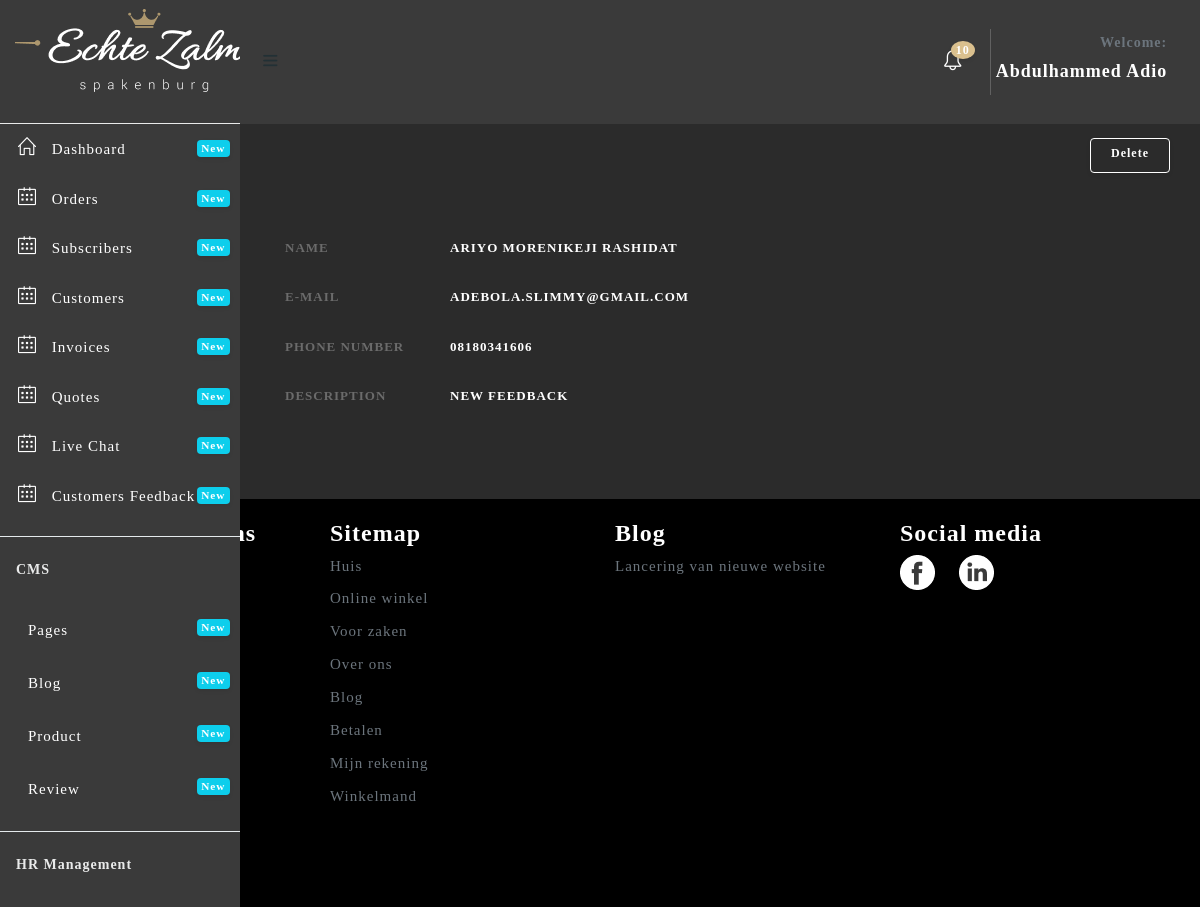
Screenshot of /admin/single-feedback.php?sid=1 (signed in) with the database file from the repository.
### tables this page shows
CREATE TABLE `user_role_management` (
  `id` int(11) NOT NULL,
  `user_id` int(11) DEFAULT NULL,
  `menu_id` int(11) DEFAULT NULL,
  `status` tinyint(1) DEFAULT NULL
);

CREATE TABLE `menu` (
  `id` int(11) NOT NULL,
  `menu_name` varchar(255) DEFAULT NULL,
  `link` varchar(255) DEFAULT NULL,
  `icon_name` varchar(255) DEFAULT NULL,
  `level` int(2) NOT NULL
);

CREATE TABLE `feedback` (
  `id` int(11) NOT NULL,
  `name` varchar(255) DEFAULT NULL,
  `email` varchar(255) DEFAULT NULL,
  `message` text,
  `pnum` varchar(50) DEFAULT NULL,
  `image` varchar(50) DEFAULT NULL,
  `datetime` timestamp NULL DEFAULT NULL
);

### admin/single-feedback.php (the view, shortened to what this page needs)
<?php include 'header.php';?>
<?php
if(isset($_GET['sid']) && $_GET['sid'] != ''){
  $id = $_GET['sid'];
  $getDatas = $connect2db->prepare("SELECT * FROM feedback WHERE id = ?");
  $getDatas->execute([$id]);
  if ($getDatas->rowcount() > 0) {
    $data = $getDatas->fetch();
    $name = $data->name;
    $email = $data->email;
    $pnum = $data->pnum;
    $desc= $data->message;
  }else{
    $name = '---------';
    $email = '---------';
    $pnum = '---------';
    $desc= '---------';
  }
}
?>
  <div class="content-wrapper" style="background: #2B2B2B;">
    <div class="container-fluid">
    	<br><br><br>
    	<div class="text-right row" style="padding-bottom:58px;">
        <div class="col-sm-12 ">
          <form method="POST" action="">
            <button class="btn btn-primary" name="delete" type="submit">Delete</button>
          </form>
        </div>
      </div>
<div class="container">
              <div class="form-group row">
                <label for="username" class="col-sm-2 col-form-label">Name</label>
                <div class="col-sm-10">
                  <label class="col-sm-10 text-white col-form-label"> <?php if(empty($name)){echo ' -- --';}else{echo $name; }?> </label>
                </div>
              </div>
              <div class="form-group row">
                <label for="firstName" class="col-sm-2 col-form-label">E-mail</label>
                <div class="col-sm-10">
                  <label class="col-sm-10 text-white col-form-label"> <?php echo $email; ?> </label>
                </div>
              </div>
              <div class="form-group row">
                <label for="lastName" class="col-sm-2 col-form-label">Phone Number</label>
                <div class="col-sm-10">
                  <label class="col-sm-10 text-white col-form-label"> <?php echo $pnum; ?> </label>
                </div>
              </div>
              <div class="form-group row">
                <label for="firstName" class="col-sm-2 col-form-label">Description</label>
                <div class="col-sm-10">
                  <label class="col-sm-10 text-white col-form-label"> <?php echo $desc;?></label>
                </div>
              </div>
</div>
      	</div>
    </div>
   </div>
<?php include 'footer.php';?>

### admin/header.php (shortened to what this page needs)
<!DOCTYPE html>
<html lang="en">
<head>
  <link href="assets/plugins/fullcalendar/css/fullcalendar.min.css" rel='stylesheet'/>
  <link href="assets/plugins/bootstrap-datatable/css/dataTables.bootstrap4.min.css" rel="stylesheet" type="text/css">
  <link href="assets/plugins/bootstrap-datatable/css/buttons.bootstrap4.min.css" rel="stylesheet" type="text/css">
  <link href="assets/plugins/vectormap/jquery-jvectormap-2.0.2.css" rel="stylesheet" />
  <link href="assets/plugins/simplebar/css/simplebar.css" rel="stylesheet"/>
  <link href="assets/css/bootstrap.min.css" rel="stylesheet"/>
  <link href="assets/css/animate.css" rel="stylesheet" type="text/css"/>
  <link href="assets/css/icons.css" rel="stylesheet" type="text/css"/>
  <link href="assets/css/sidebar-menu.css" rel="stylesheet"/>
  <link href="assets/css/app-style.css" rel="stylesheet"/>
  <link href="assets/css/poppins.css" rel="stylesheet"/>
   <link href="assets/plugins/select2/css/select2.min.css" rel="stylesheet" />
  <link href="assets/plugins/switchery/css/switchery.min.css" rel="stylesheet" />
  <link href="assets/plugins/bootstrap-switch/bootstrap-switch.min.css" rel="stylesheet">
  <link rel="stylesheet" href="assets/plugins/summernote/dist/summernote-bs4.css"/>
  <link href="assets/plugins/dropzone/css/dropzone.css" rel="stylesheet" type="text/css">
  <link href="assets/plugins/simplebar/css/simplebar.css" rel="stylesheet"/>
</head>
<body style="background: #2B2B2B;">
 <div id="wrapper">
   <div id="sidebar-wrapper" data-simplebar="" data-simplebar-auto-hide="true" style="background: #3A3A3A; color: white;">
     <div class="brand-logo" style="height: 124px; display: table;">
      <a href="../index.php" style="display: table-cell;vertical-align: middle;padding-left:15px;">
       <img src="images/logo-white.png"  alt="logo icon">
     </a>
   </div>
   <ul class="sidebar-menu do-nicescrol">
    <?php
      if (!is_file('no_delete.php')) {
        echo "A file is Missing";
      }else{
        include'../includes/connection.php';
        $id = $_SESSION['id'];
        $getMenu = $connect2db->prepare("SELECT menu.menu_name,menu.link,menu.icon_name,menu.id,user_role_management.menu_id,user_role_management.user_id, menu.level FROM menu JOIN user_role_management ON menu.id =user_role_management.menu_id WHERE menu.level = 1 AND user_role_management.user_id = $id ");
        $getMenu->execute();
        while ($menu = $getMenu->fetch()) {?>
          <li>
        <a href="<?php echo $menu->link?>" class="waves-effect" style="color:#fff">
          <i class="<?php echo($menu->icon_name)?>"></i> <span><?php echo $menu->menu_name?></span>
          <small class="badge float-right badge-info">New</small>
        </a>
      </li>
        <?php }
      }
    ?>
      <hr class="mt-3">
      <li><h6 class="ml-3 text-light mb-4 mt-4">CMS</h6></li>
    <?php
      if (!is_file('no_delete.php')) {
        echo "A file is Missing";
      }else{
        include'../includes/connection.php';
        $id = $_SESSION['id'];
        $getMenu = $connect2db->prepare("SELECT menu.menu_name,menu.link,menu.icon_name,menu.id,user_role_management.menu_id,user_role_management.user_id, menu.level FROM menu JOIN user_role_management ON menu.id =user_role_management.menu_id WHERE menu.level = 2 AND user_role_management.user_id = $id ");
        $getMenu->execute();
        while ($menu = $getMenu->fetch()) {?>
          <li>
        <a href="<?php echo $menu->link?>" class="waves-effect" style="color:#fff">
          <i class="<?php echo($menu->icon_name)?>"></i> <span><?php echo $menu->menu_name?></span>
          <small class="badge float-right badge-info">New</small>
        </a>
      </li>
        <?php }
      }
    ?>
      <hr class="mt-3">
      <li><h6 class="ml-3 text-light mb-4 mt-4">HR Management</h6></li>
    <?php
      if (!is_file('no_delete.php')) {
        echo "A file is Missing";
      }else{
        include'../includes/connection.php';
        $id = $_SESSION['id'];
        $getMenu = $connect2db->prepare("SELECT menu.menu_name,menu.link,menu.icon_name,menu.id,user_role_management.menu_id,user_role_management.user_id, menu.level FROM menu JOIN user_role_management ON menu.id =user_role_management.menu_id WHERE menu.level = 3 AND user_role_management.user_id = $id ");
        $getMenu->execute();
        while ($menu = $getMenu->fetch()) {?>
          <li>
        <a href="<?php echo $menu->link?>" class="waves-effect" style="color:#fff">
        </a>
      </li>
        <?php }
      }
    ?>
      <br><br>
    </ul>
   </div>
<header class="topbar-nav" >
 <nav class="navbar navbar-expand fixed-top" style="height: 124px; background: #3A3A3A;">
  <ul class="navbar-nav mr-auto align-items-center">
    <li class="nav-item">
      <a class="nav-link toggle-menu" href="javascript:void();">
       <i class="icon-menu menu-icon"></i>
     </a>
    </li>
  </ul>
  <ul class="navbar-nav align-items-center right-nav-link">
    <li class="nav-item dropdown-lg">
      <a class="nav-link dropdown-toggle dropdown-toggle-nocaret waves-effect" data-toggle="dropdown" href="javascript:void();">
    <i class="icon-bell text-white"></i><span class="badge badge-up" style="background:#DAC08E; color: #fff;">10</span></a>
    </li>
    <li class="nav-item">
      <a class="nav-link dropdown-toggle dropdown-toggle-nocaret" data-toggle="dropdown" href="#">
        <div style="border-left: 1px solid rgba(255, 255, 255, 0.2);padding:5px;text-transform: capitalize; text-align: right;">
          <span class="user-profile">
            <h6 class="text-muted">Welcome:</h6>
            <h5 class="text-white"><?php echo $_SESSION['fullname'];?></h5>
          </span>
        </div>
      </a>
    </li>
  </ul>
</nav>
</header>

### admin/assets/css/sidebar-menu.css (style rules this page uses)
.sidebar-menu { list-style: none; margin: 0; padding: 0; background-color: transparent; }
.sidebar-menu>li { position: relative; margin: 0; padding: 0; }
.sidebar-menu>li>a { padding: 13px 5px 13px 15px; display: block; border-left: 3px solid transparent; color: #223035; font-size: 15px; }
.sidebar-menu>li .label, .sidebar-menu>li .badge { margin-top: 3px; margin-right: 5px; }
.sidebar-menu a { color: #b8c7ce; text-decoration: none; }

### rows the page displays
user_role_management: menu.menu_name "Dashboard"
user_role_management: menu.menu_name "Orders"
user_role_management: menu.menu_name "Subscribers"
user_role_management: menu.menu_name "Customers"
user_role_management: menu.menu_name "Invoices"
user_role_management: menu.menu_name "Quotes"
user_role_management: menu.menu_name "Live Chat"
user_role_management: menu.menu_name "Customers Feedback"
user_role_management: menu.menu_name "Pages"
user_role_management: menu.menu_name "Blog"
user_role_management: menu.menu_name "Product"
user_role_management: menu.menu_name "Review"
feedback: name "ARIYO MORENIKEJI RASHIDAT", email "ADEBOLA.SLIMMY@GMAIL.COM", pnum "08180341606", message "NEW FEEDBACK"

### other values shown
$_SESSION['fullname'] "Abdulhammed Adio"
